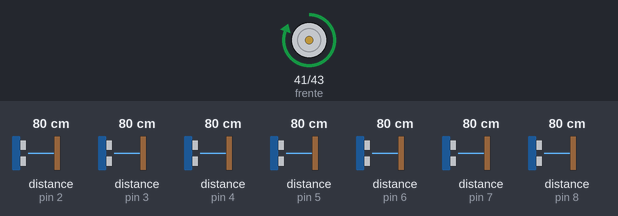
A sketch run on a simulated Arduino Mega 2560, built with avr-gcc and run on an emulated ATmega2560. Parts: motor-driver pin pairs drawn as motors (green arrow = first pin HIGH = forward, orange = second pin HIGH = backward, longer = more drive). Wiring (inferred from the names in the program): 7 × ultrasonic range finder: trigger pin 23, echo pin 2 / trigger pin 25, echo pin 3 / trigger pin 27, echo pin 4 / trigger pin 29, echo pin 5 / trigger pin 31, echo pin 6 / trigger pin 33, echo pin 7 / trigger pin 35, echo pin 8. Inputs (shaded band) come from the test bench; at power-on: distance to the obstacle (sensors on pin 4, pin 5, pin 2, pin 3, pin 6, pin 7, pin 8) 80 cm. The echo pulse lasts 58.3 µs per cm; what the sketch prints to the serial monitor is not drawn.

Above: at 7.2 s.
7.3 s: distance to the obstacle (sensor on pin 4) set to 95 cm
10.3 s: distance to the obstacle (sensor on pin 4) set to 103 cm
13.3 s: distance to the obstacle (sensor on pin 5) set to 98 cm
16.3 s: distance to the obstacle (sensor on pin 5) set to 103 cm
Timing chart, 0 to 19.3 s (numbered marks = the images above; inputs shaded):
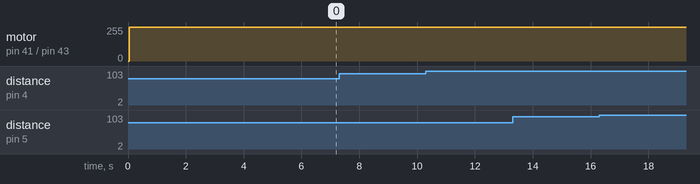

Measured:
- after the input at 7.3 s, every drawn part: stays the same
- after the input at 10.3 s, every drawn part: stays the same
- after the input at 13.3 s, every drawn part: stays the same
- after the input at 16.3 s, every drawn part: stays the same

The sketch:

Program_4.ino
```cpp
//SENSORES ULTRASSONICOS
#define echoPin1 2 //PWM F1
#define trigPin1 23 //Digital
#define echoPin2 3 //PWM F2
#define trigPin2 25 //Digital
#define echoPin3 4 //PWM F3
#define trigPin3 27 //Digital
#define echoPin4 5 //PWM F4
#define trigPin4 29 //Digital
#define echoPin5 6 //PWM F5
#define trigPin5 31 //Digital
#define echoPin6 7 //PWM F6
#define trigPin6 33 //Digital
#define echoPin7 8 //PWM F7
#define trigPin7 35 //Digital

long duration, DistanciaCM, S1, S2, S3, S4, S5, S6, S7;

int frente = 41; // IN1
int tras = 43; // IN2
//int buzina = 45; // IN3

void setup()
{
  pinMode(frente, OUTPUT);
  pinMode(tras, OUTPUT);


  digitalWrite(frente, HIGH);
  digitalWrite(tras, HIGH);

  //SENSORES
  pinMode(echoPin1, INPUT_PULLUP);
  pinMode(trigPin1, OUTPUT);
  pinMode(echoPin2, INPUT_PULLUP);
  pinMode(trigPin2, OUTPUT);
  pinMode(echoPin3, INPUT_PULLUP);
  pinMode(trigPin3, OUTPUT);
  pinMode(echoPin4, INPUT_PULLUP);
  pinMode(trigPin4, OUTPUT);
  pinMode(echoPin5, INPUT_PULLUP);
  pinMode(trigPin5, OUTPUT);
  pinMode(echoPin6, INPUT_PULLUP);
  pinMode(trigPin6, OUTPUT);
  pinMode(echoPin7, INPUT_PULLUP);
  pinMode(trigPin7, OUTPUT);
  Serial.begin(9600);

}

void loop()
{

  SensorUltra(trigPin1, echoPin1);
  S1 = DistanciaCM;
  SensorUltra(trigPin2, echoPin2);
  S2 = DistanciaCM;
  SensorUltra(trigPin3, echoPin3);
  S3 = DistanciaCM;
  SensorUltra(trigPin4, echoPin4);
  S4 = DistanciaCM;
  SensorUltra(trigPin5, echoPin5);
  S5 = DistanciaCM;
  SensorUltra(trigPin6, echoPin6);
  S6 = DistanciaCM;
  SensorUltra(trigPin7, echoPin7);
  S7 = DistanciaCM;

  Serial.print("S1 ");
  Serial.print(S1);
  Serial.print(" | ");
  Serial.print("S2 ");
  Serial.print(S2);
  Serial.print(" | ");
  Serial.print("S3 ");
  Serial.print(S3);
  Serial.print(" | ");
  Serial.print("S4 ");
  Serial.print(S4);
  Serial.print(" | ");
  Serial.print("S5 ");
  Serial.print(S5);
  Serial.print(" | ");
  Serial.print("S6 ");
  Serial.print(S6);
  Serial.print(" | ");
  Serial.print("S7 ");
  Serial.println(S7);
  condicaoFRENTE();
}

void SensorUltra(int trigPin, int echoPin) { //BIBLIOTECA
  digitalWrite(trigPin, LOW);
  delayMicroseconds(2);
  digitalWrite(trigPin, HIGH);
  delayMicroseconds(10);
  digitalWrite(trigPin, LOW);
  duration = pulseIn(echoPin, HIGH);
  DistanciaCM = (duration / 2) / 29.1;
}

void condicaoFRENTE() { //GERAL
  if (S1 <= 100 || S2 <= 170 || S3 <= 100 || S4 <= 100 || S5 <= 170 || S6 <= 170 || S7 <= 100) {
    digitalWrite(frente, HIGH); //STOP
    digitalWrite(tras, LOW);
  } else {
    digitalWrite(tras, HIGH);
    digitalWrite(frente, LOW); //IR PARA FRENTE(ACELERAR)
  }
}
```
